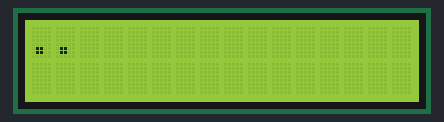
Simulated run of this sketch. Board: ESP8266 (NodeMCU). On the bench: 16×2 character LCD. WiFi joins after 1.5 s; servers stay silent unless stated; uploads are accepted with an empty reply.

Above: at 1.1 s.
At 1.7 s:
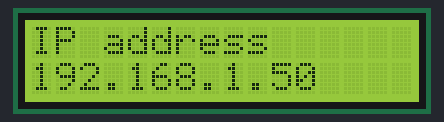
At 4.0 s:
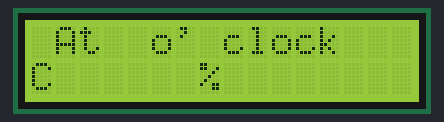

The sketch:

weather_forecast.ino
```cpp
#include <ESP8266WiFi.h>
#include <LiquidCrystal_I2C.h>
#include <Wire.h>
#include "customChar.h"

#define LCD_ADDRESS 0x27
#define STASSID "olleh_WiFi_04AF" //와이파이 검색했을때 뜨는 이름
#define STAPSK  "0000002249" //패스워드

const char* ssid = STASSID;
const char* password = STAPSK;

//http://www.kma.go.kr/wid/queryDFSRSS.jsp?zone=1159068000
const char* host = "www.kma.go.kr";
const int httpsPort = 80;

LiquidCrystal_I2C lcd(LCD_ADDRESS, 2, 1, 0, 4, 5, 6, 7);
String url = "/wid/queryDFSRSS.jsp?zone=1159068000";

const int num = 4;

void setup() {
  lcd.begin(16, 2); // lcd 설정
  lcd.setBacklightPin(3, POSITIVE); // lcd backlight on
  lcd.setBacklight(HIGH); // lcd backlight on


  WiFi.mode(WIFI_STA); // wifi 세팅
  WiFi.begin(ssid, password); // wifi 세팅

  while (WiFi.status() != WL_CONNECTED) { // wifi 연결 안된동안 무한루프
    delay(500); // 0.5초마다 체크
    lcd.print("."); // ....출력
  }
  //wifi 연결되면 이리로 넘어옴
  lcd.setCursor(0,1); // lcd 커서 이동(둘째줄)
  lcd.print("WiFi connected"); // ......(다음줄) WiFi connected라고 출력

  lcd.clear(); // lcd 비움
  lcd.setCursor(0,0); // lcd 커서 첫째줄 첫칸으로 이동
  lcd.print("IP address"); // IP address 첫줄에 출력

  lcd.setCursor(0,1); // lcd 커서 두번째줄 첫칸으로 이동
  lcd.print(WiFi.localIP()); // 연결된 WiFi IP address 출력

  LCD_Custom(); // 특수문자(날씨 이모티콘) 세팅
  delay(2000); // 2초 딜레이
}

void loop() {

  String str[num]; // 뽑을 데이터 길이만큼의 string 선언
  char* strKey[num] = {"hour","temp","pop","pty"}; // hour, temp, pop, pty의 html 파싱한다는거 알려줌
  bool check[num] = {false, }; // 파싱 결과를 저장할 배열
  String strTmp; // 데이터 파싱 후 거쳐갈 temporary string

  WiFiClient client; // WiFiClient 선언

  if (!client.connect(host, httpsPort)) { // 기상청 연결이 안됐다면
    lcd.print("connection Failed"); // connection failed 출력
    return; // 다시 loop 처음부터
  }
  client.print(String("GET ") + url + " HTTP/1.1\r\n" +
               "Host: " + host + "\r\n" +
               "Connection: close\r\n\r\n"); // 기상청 홈페이지 서버에 request 보냄

  unsigned long t = millis(); // 현재 시간 저장
  while(1){ // 무한루프(아래 두가지 조건이 만족 시 탈출)
    if(client.available()) break; // client에서 데이터가 답변이 들어왔으면
    if(millis() - t > 10000) break; // or 연결 안되고 10초가 넘어갔으면
  }

  while(client.available()) { // clinet에서 데이터 답변이 들어왔으면
    String data = client.readStringUntil('\n'); // 답변 전체를 데이터로 저장
    delay(1); // 아주잠깐 딜레이

    for (int i=0 ; i< num; i++) { // 뽑을 데이터 만큼 반복(여기선 4개)
      strTmp = dataParsing(data, strKey[i], &check[i]); // dataParsing을 통해 데이터 받아옴
      if(strTmp!= "e") str[i] = strTmp; // 데이터 파싱 실패("e" return)하지 않는다면 strTmp에 저장된 데이터를 str에 저장
    }
  }
  lcdDisplay(str); // 데이터 LCD에 정해진 형식으로 출력
  delay(10000); // 10초마다 갱신
}

void lcdDisplay(String *strData) { // lcdDisplay함수 -> 파싱을 통해 생성된 str[num]을 받아와서 lcd에 출력하는 함수
  lcd.clear(); // lcd 초기화
  lcd.setCursor(1,0); // lcd 첫째줄 둘째칸으로 커서 이동
  lcd.print("At "); lcd.print(strData[0]); lcd.print(" o' clock"); // At (hour) o' clock 형식으로 시간 출력
  lcd.setCursor(0,1); // lcd 둘째줄 첫째칸으로 커서 이동
  lcd.print(strData[1]); lcd.print("C"); // (temp) C 형식으로 온도 출력
  lcd.setCursor(7,1); // lcd 둘째줄 여덟번째칸으로 커서 이동
  lcd.print(strData[2]); lcd.print("%"); // (pop) % 형식으로 습도 출력
  lcd.setCursor(13,1); // lcd 둘째줄 열네번째칸으로 커서 이동
  if(strData[3] == "0") lcd.write(0); // 선언한 특수문자 첫번째꺼 출력(맑음)
  else if (strData[3] == "1" || strData[3] == "2"|| strData[3] == "5"|| strData[3] == "6") lcd.write(2); // 선언한 특수문자 세번째꺼 출력(비)
  else if (strData[3] == "3" || strData[3] == "7") lcd.write(3); // 선언한 특수문자 네번째꺼 출력
  else if (strData[3] == "4") lcd.write(4); // 선언한 특수문자 다섯번째꺼 출력
  else if (strData[3] == "5") lcd.write(5); // 선언한 특수문자 여섯번째꺼 출력
}

void LCD_Custom(void)
{
  lcd.createChar(0, CC1); // CC1을 lcd.write(0)으로 했을때 출력되는 특수문자로 저장
  lcd.createChar(1, CC2);
  lcd.createChar(2, CC3);
  lcd.createChar(3, CC4);
  lcd.createChar(4, CC5);
  lcd.createChar(5, CC6);
  lcd.createChar(6, CC7);
  lcd.createChar(7, CC8);
}

String dataParsing(String DATA, char* str, bool *check)
{ // HOUR, TEMP, POP, PTY
  int s = -1; // 요구된 데이터(str)의 처음 index
  int e = -1; // 요구된 데이터(str)의 마지막 index -> 웹으로부터 받아온 data의 s ~ e를 요구한 데이터의 결과값으로 return

  if (str=="hour"){ // 요구된 데이터(str) == hour일때
    String temp = "<hour>";
    s = DATA.indexOf(temp) + temp.length(); // <hour>시간</hour>에서 <hour>(여기) 포인트를 s로 저장
    e = DATA.indexOf("</hour>"); // <hour>시간</hour>에서 (여기)</hour> 포인트를 e로 저장
  }
  else if (str=="temp"){ // 위와 동일
    String temp = "<temp>";
    s = DATA.indexOf(temp) + temp.length();
    e = DATA.indexOf("</temp>");
  }
  else if (str=="pop"){ // 위와 동일
    String temp = "<pop>";
    s = DATA.indexOf(temp) + temp.length();
    e = DATA.indexOf("</pop>");
  }
  else if (str=="pty"){ // 위와 동일
    String temp = "<pty>";
    s = DATA.indexOf(temp) + temp.length();
    e = DATA.indexOf("</pty>");
  }

  if( (s != -1) && (e != -1) && !(*check) ) { // s, e가 선언되었고, check(요구된 데이터가 이미 찾아졌는지 여부)
    (*check) = true; // 요구된 데이터가 찾아졌다고 저장
    return DATA.substring(s,e); // s ~ e까지의 데이터를 잘라서 요구된 데이터의 결과값으로 리턴(찾아졌으면 여기서 함수 끝)
  }
  return "e"; // 못찾아졌을때 "e"로 리턴
}
```

customChar.h
```cpp
byte CC1[] = { // clear(day)
  B00000,
  B00100,
  B01110,
  B11111,
  B11111,
  B01110,
  B00100,
  B00000
};

byte CC2[] = { // clear(night)
  B00000,
  B01100,
  B11000,
  B10000,
  B11001,
  B11111,
  B01110,
  B00000
};

byte CC3[] = { // cloud
  B00000,
  B01000,
  B11101,
  B11111,
  B11111,
  B01110,
  B00000,
  B00000
};

byte CC4[] = { // rain
  B00100,
  B01110,
  B11111,
  B11111,
  B00100,
  B00100,
  B00101,
  B00010
};

byte CC5[] = { // snow
  B00100,
  B01110,
  B00100,
  B01110,
  B11111,
  B11111,
  B11111,
  B01110
};

byte CC6[] = { // shower
  B00100,
  B01110,
  B00100,
  B11111,
  B11111,
  B01110,
  B01110,
  B00100
};

byte CC7[] = { //
  B01010,
  B10001,
  B01010,
  B00100,
  B01010,
  B10001,
  B01010,
  B00100
};

byte CC8[] = { //
  B01110,
  B11011,
  B10001,
  B11011,
  B01010,
  B01110,
  B00100,
  B00100
};
```

Measured:
- what the display in image 0 shows lasts 0.6 s, from 1.1 s to 1.7 s
- what the display in image 1 shows lasts 2.3 s, from 1.7 s to 4.0 s
